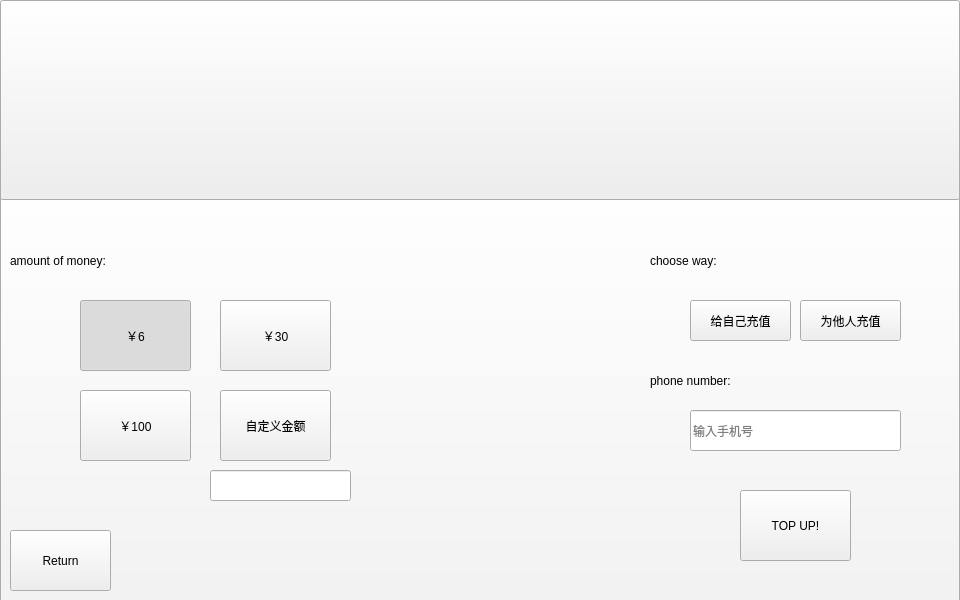
<?xml version="1.0" encoding="UTF-8"?>
<ui version="4.0">
 <class>topUp</class>
 <widget class="QWidget" name="topUp">
  <property name="geometry">
   <rect>
    <x>0</x>
    <y>0</y>
    <width>960</width>
    <height>600</height>
   </rect>
  </property>
  <property name="windowTitle">
   <string>Form</string>
  </property>
  <property name="autoFillBackground">
   <bool>true</bool>
  </property>
  <widget class="QPushButton" name="Return">
   <property name="geometry">
    <rect>
     <x>10</x>
     <y>530</y>
     <width>101</width>
     <height>61</height>
    </rect>
   </property>
   <property name="cursor">
    <cursorShape>PointingHandCursor</cursorShape>
   </property>
   <property name="text">
    <string>Return</string>
   </property>
  </widget>
  <widget class="QPushButton" name="huodongBtn">
   <property name="geometry">
    <rect>
     <x>0</x>
     <y>0</y>
     <width>960</width>
     <height>200</height>
    </rect>
   </property>
   <property name="cursor">
    <cursorShape>PointingHandCursor</cursorShape>
   </property>
   <property name="text">
    <string/>
   </property>
  </widget>
  <widget class="QPushButton" name="topup6Btn">
   <property name="geometry">
    <rect>
     <x>80</x>
     <y>300</y>
     <width>111</width>
     <height>71</height>
    </rect>
   </property>
   <property name="text">
    <string>￥6</string>
   </property>
   <property name="iconSize">
    <size>
     <width>12</width>
     <height>12</height>
    </size>
   </property>
   <property name="checkable">
    <bool>true</bool>
   </property>
   <property name="checked">
    <bool>true</bool>
   </property>
   <property name="autoExclusive">
    <bool>true</bool>
   </property>
  </widget>
  <widget class="QLabel" name="label">
   <property name="geometry">
    <rect>
     <x>0</x>
     <y>550</y>
     <width>311</width>
     <height>51</height>
    </rect>
   </property>
   <property name="text">
    <string/>
   </property>
  </widget>
  <widget class="QPushButton" name="topupbg">
   <property name="geometry">
    <rect>
     <x>0</x>
     <y>170</y>
     <width>960</width>
     <height>600</height>
    </rect>
   </property>
   <property name="text">
    <string/>
   </property>
  </widget>
  <widget class="QPushButton" name="topup30Btn">
   <property name="geometry">
    <rect>
     <x>220</x>
     <y>300</y>
     <width>111</width>
     <height>71</height>
    </rect>
   </property>
   <property name="text">
    <string>￥30</string>
   </property>
   <property name="checkable">
    <bool>true</bool>
   </property>
   <property name="autoExclusive">
    <bool>true</bool>
   </property>
  </widget>
  <widget class="QPushButton" name="topup100Btn">
   <property name="geometry">
    <rect>
     <x>80</x>
     <y>390</y>
     <width>111</width>
     <height>71</height>
    </rect>
   </property>
   <property name="text">
    <string>￥100</string>
   </property>
   <property name="checkable">
    <bool>true</bool>
   </property>
   <property name="autoExclusive">
    <bool>true</bool>
   </property>
  </widget>
  <widget class="QPushButton" name="topupdfBtn">
   <property name="geometry">
    <rect>
     <x>220</x>
     <y>390</y>
     <width>111</width>
     <height>71</height>
    </rect>
   </property>
   <property name="text">
    <string>自定义金额</string>
   </property>
   <property name="checkable">
    <bool>true</bool>
   </property>
   <property name="autoExclusive">
    <bool>true</bool>
   </property>
  </widget>
  <widget class="QLineEdit" name="getphoneLineEdit">
   <property name="geometry">
    <rect>
     <x>690</x>
     <y>410</y>
     <width>211</width>
     <height>41</height>
    </rect>
   </property>
   <property name="text">
    <string/>
   </property>
   <property name="placeholderText">
    <string>输入手机号</string>
   </property>
   <property name="clearButtonEnabled">
    <bool>false</bool>
   </property>
  </widget>
  <widget class="QLabel" name="label_2">
   <property name="geometry">
    <rect>
     <x>650</x>
     <y>360</y>
     <width>151</width>
     <height>41</height>
    </rect>
   </property>
   <property name="text">
    <string>phone number:</string>
   </property>
  </widget>
  <widget class="QPushButton" name="pushButton1">
   <property name="geometry">
    <rect>
     <x>740</x>
     <y>490</y>
     <width>111</width>
     <height>71</height>
    </rect>
   </property>
   <property name="text">
    <string>TOP UP!</string>
   </property>
  </widget>
  <widget class="QPushButton" name="selfBtn">
   <property name="geometry">
    <rect>
     <x>690</x>
     <y>300</y>
     <width>101</width>
     <height>41</height>
    </rect>
   </property>
   <property name="text">
    <string>给自己充值</string>
   </property>
  </widget>
  <widget class="QPushButton" name="othersBtn">
   <property name="geometry">
    <rect>
     <x>800</x>
     <y>300</y>
     <width>101</width>
     <height>41</height>
    </rect>
   </property>
   <property name="text">
    <string>为他人充值</string>
   </property>
  </widget>
  <widget class="QLabel" name="label_3">
   <property name="geometry">
    <rect>
     <x>650</x>
     <y>240</y>
     <width>151</width>
     <height>41</height>
    </rect>
   </property>
   <property name="text">
    <string>choose way:</string>
   </property>
  </widget>
  <widget class="QLineEdit" name="topupLineEdit">
   <property name="geometry">
    <rect>
     <x>210</x>
     <y>470</y>
     <width>141</width>
     <height>31</height>
    </rect>
   </property>
   <property name="alignment">
    <set>Qt::AlignCenter</set>
   </property>
  </widget>
  <widget class="QLabel" name="label_4">
   <property name="geometry">
    <rect>
     <x>10</x>
     <y>240</y>
     <width>171</width>
     <height>41</height>
    </rect>
   </property>
   <property name="text">
    <string>amount of money:</string>
   </property>
  </widget>
  <zorder>topupbg</zorder>
  <zorder>huodongBtn</zorder>
  <zorder>topup6Btn</zorder>
  <zorder>label</zorder>
  <zorder>topup30Btn</zorder>
  <zorder>topup100Btn</zorder>
  <zorder>topupdfBtn</zorder>
  <zorder>Return</zorder>
  <zorder>getphoneLineEdit</zorder>
  <zorder>label_2</zorder>
  <zorder>pushButton1</zorder>
  <zorder>selfBtn</zorder>
  <zorder>othersBtn</zorder>
  <zorder>label_3</zorder>
  <zorder>topupLineEdit</zorder>
  <zorder>label_4</zorder>
 </widget>
 <resources/>
 <connections/>
</ui>
